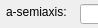
       <widget class="QWidget" name="sectionEllipse">
        <property name="geometry">
         <rect>
          <x>0</x>
          <y>0</y>
          <width>98</width>
          <height>28</height>
         </rect>
        </property>
        <attribute name="label">
         <string>Ellipse</string>
        </attribute>
        <widget class="QLabel" name="lblRotationEllipse">
         <property name="geometry">
          <rect>
           <x>20</x>
           <y>150</y>
           <width>241</width>
           <height>16</height>
          </rect>
         </property>
         <property name="text">
          <string>Rotation:                                         deg</string>
         </property>
        </widget>
        <widget class="QLineEdit" name="lEditYEllipse">
         <property name="geometry">
          <rect>
           <x>79</x>
           <y>90</y>
           <width>141</width>
           <height>20</height>
          </rect>
         </property>
        </widget>
        <widget class="QLabel" name="lblAngleEllipse">
         <property name="geometry">
          <rect>
           <x>40</x>
           <y>120</y>
           <width>301</width>
           <height>16</height>
          </rect>
         </property>
         <property name="text">
          <string>Angle:                                        deg</string>
         </property>
        </widget>
        <widget class="QLineEdit" name="lEditAaxisEllipse">
         <property name="geometry">
          <rect>
           <x>80</x>
           <y>4</y>
           <width>141</width>
           <height>20</height>
          </rect>
         </property>
        </widget>
        <widget class="QLineEdit" name="lEditBaxisEllipse">
         <property name="geometry">
          <rect>
           <x>79</x>
           <y>32</y>
           <width>141</width>
           <height>20</height>
          </rect>
         </property>
        </widget>
        <widget class="QLabel" name="lblYEllipse">
         <property name="geometry">
          <rect>
           <x>60</x>
           <y>90</y>
           <width>201</width>
           <height>16</height>
          </rect>
         </property>
         <property name="text">
          <string>y:                                          m</string>
         </property>
        </widget>
        <widget class="QLineEdit" name="lEditAngleEllipse">
         <property name="geometry">
          <rect>
           <x>79</x>
           <y>119</y>
           <width>141</width>
           <height>20</height>
          </rect>
         </property>
        </widget>
        <widget class="QLabel" name="lblAaxisEllipse">
         <property name="geometry">
          <rect>
           <x>6</x>
           <y>4</y>
           <width>261</width>
           <height>16</height>
          </rect>
         </property>
         <property name="text">
          <string>a-semiaxis:                                          m</string>
         </property>
        </widget>
        <widget class="QLabel" name="lblBaxisElllipse">
         <property name="geometry">
          <rect>
           <x>6</x>
           <y>32</y>
           <width>341</width>
           <height>16</height>
          </rect>
         </property>
         <property name="text">
          <string>b-semiaxis:                                          m</string>
         </property>
        </widget>
        <widget class="QLineEdit" name="lEditRotationEllipse">
         <property name="geometry">
          <rect>
           <x>78</x>
           <y>149</y>
           <width>141</width>
           <height>20</height>
          </rect>
         </property>
        </widget>
        <widget class="QLineEdit" name="lEditXEllipse">
         <property name="geometry">
          <rect>
           <x>79</x>
           <y>60</y>
           <width>141</width>
           <height>20</height>
          </rect>
         </property>
        </widget>
        <widget class="QLabel" name="lblXEllipse">
         <property name="geometry">
          <rect>
           <x>60</x>
           <y>60</y>
           <width>201</width>
           <height>16</height>
          </rect>
         </property>
         <property name="text">
          <string>x:                                          m</string>
         </property>
        </widget>
       </widget>
